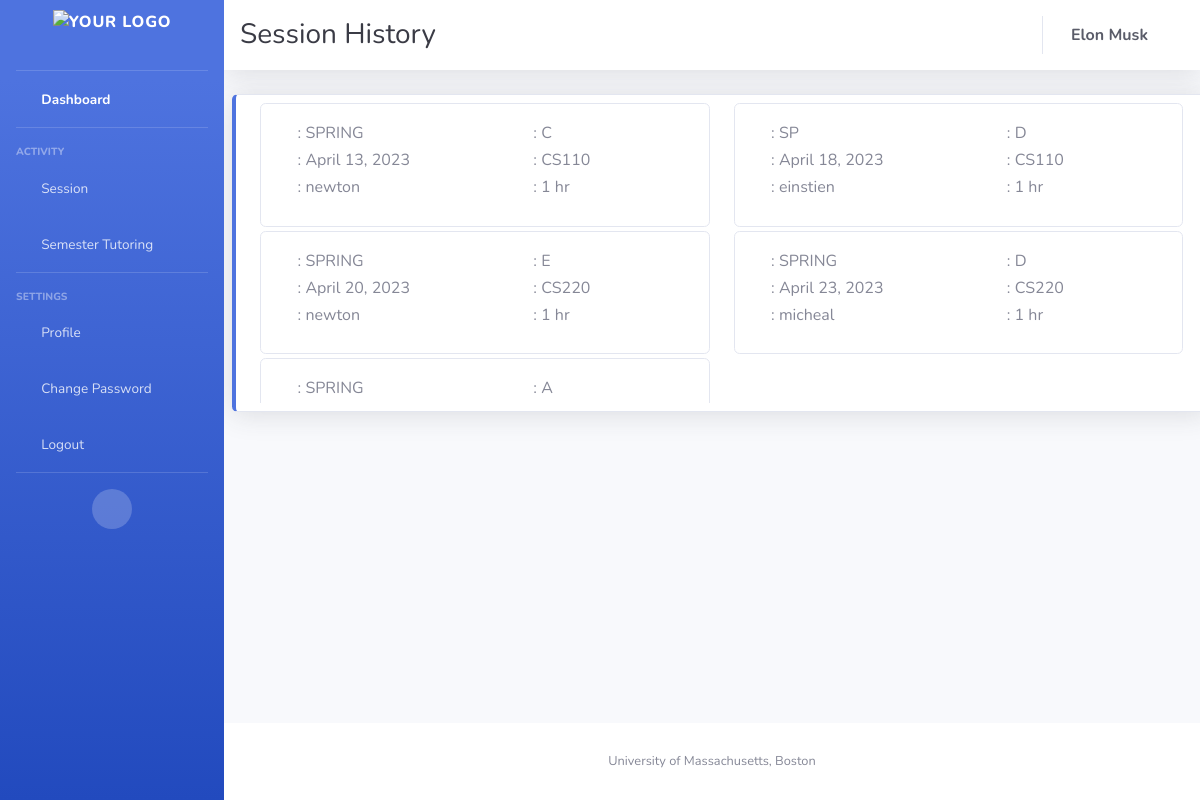
The page /session-hsitory/ (signed in) on the database its author committed.
### appusers/models.py (models this page shows, shortened)
class Availability(models.Model):
    tutor = models.ForeignKey(Tutor, on_delete=models.CASCADE, null=True, blank=True, related_name='availabilities')
    date = models.DateField()
    timeblock = models.CharField(max_length=1, choices=TIMEBLOCK_CHOICES)
    booked_by = models.ForeignKey(Student, on_delete=models.SET_NULL, null=True, blank=True,
                                  related_name='booked_slots')
    course = models.ForeignKey(Course, on_delete=models.CASCADE)
    status = models.CharField(max_length=1, choices=STATUS_CHOICES)
    semester = models.CharField(max_length=25, null=True)

class Tutor(models.Model):
    user = models.OneToOneField(User, on_delete=models.CASCADE)
    courses = models.ManyToManyField(Course, related_name='tutors')
    profile_picture = models.URLField(default='static/images/favicons/Blue_logo.png')
    def __str__(self):
        return self.user.username

class Course(models.Model):
    c_name = models.CharField(max_length=100)
    c_code = models.CharField(max_length=50, unique=True, null=False)
    def __str__(self):
        return self.c_name

### appusers/views.py (the view)
# urls.py: path('session-hsitory/', session_history, name='session_history'),
@login_required
def session_history(request):
    current_user = request.user
    today = date.today()
    slots = Availability.objects.all().order_by('date')
    try:
        student = current_user.student
        student_session_history = Availability.objects.filter(booked_by=student, date__lt=today).order_by('date')
    except Student.DoesNotExist:
        student_session_history = []
    try:
        tutor = current_user.tutor
        tutor_session_history = Availability.objects.filter(tutor=tutor, date__lt=today).order_by('date')
    except Tutor.DoesNotExist:
        tutor_session_history = []
    return render(request, 'session_history.html',
                  {'slots': slots, 'today': today,
                   'student_session_history': student_session_history,
                   'tutor_session_history': tutor_session_history,
                  })

### templates/session_history.html (shortened to what this page needs)
{% extends "base.html" %}
{% block top_heading %}
    <h1 class="h3 mb-0 text-gray-900">Session History</h1>
{% endblock %}
{% block content %}
    {% if user.is_authenticated %}
        {% if request.user.student %}
            <div class="container-fluid card border-left-primary shadow py-2 mr-5 ml-2 mt-3">
            <div id="card-container" class="row row-cols-1 row-cols-md-2 overflow-auto" style="max-height: 300px;">
                {% for session in student_session_history %}
                    <div class="col mb-1">
                        <div class="card">
                            <div class="row g-0">
                                <div class="col-md-6">
                                    <div class="card-body">
                                        <div class="h6">
                                            <i class="fas fa-archive"></i>
                                            : {{ session.semester }}
                                        </div>
                                        <div class="h6">
                                            <i class="fas fa-calendar"></i>
                                            : {{ session.date }}
                                        </div>
                                        <div class="h6">
                                            <i class="fas fa-user-alt"></i>
                                            : {{ session.tutor }}
                                        </div>
                                    </div>
                                </div>
                                <div class="col-md-6">
                                    <div class="card-body">
                                        <div class="h6">
                                            <i class="fas fa-clock"></i>
                                            : {{ session.timeblock }}
                                        </div>
                                        <div class="h6">
                                            <i class="fas fa-book"></i>
                                            : {{ session.course }}
                                        </div>
                                        <div class="h6">
                                            <i class="fas fa-user-clock"></i>
                                            : 1 hr
                                        </div>
                                    </div>
                                </div>
                            </div>
                        </div>
                    </div>
                    {% empty %}
                    <p>No sessions today.</p>
                {% endfor %}
            </div>
        </div>
        {% endif %}
    {% endif %}
{% endblock %}

### templates/base.html (shortened to what this page needs)
{% load static %}
<!DOCTYPE html>
<html lang="en">
<head>
    <link href="{% static 'vendor/fontawesome-free/css/all.min.css' %}" rel="stylesheet" type="text/css">
    <link href="{% static 'css/sb-admin-2.min.css' %}" rel="stylesheet">
</head>
<body id="page-top">
<div id="wrapper">
    <ul class="navbar-nav bg-gradient-primary sidebar sidebar-dark accordion" id="accordionSidebar">
        <a class="sidebar-brand d-flex align-items-center justify-content-center" href="{% url 'home' %}">
            <img src="{% static 'images/favicons/New UMB logo Black w lockup.png' %}" alt="Your Logo" height="50">
        </a>
        <hr class="sidebar-divider my-0">
        <li class="nav-item active">
            <a class="nav-link" href="{% url 'home' %}">
                <i class="fas fa-fw fa-tachometer-alt"></i>
                <span>Dashboard</span></a>
        </li>
        <hr class="sidebar-divider">
        <div class="sidebar-heading">
            Activity
        </div>
        <li class="nav-item">
            <a class="nav-link collapsed" href="#" data-toggle="collapse" data-target="#collapseTwo"
               aria-expanded="true" aria-controls="collapseTwo">
                <i class="fas fa-fw fa-cog"></i>
                <span>Session</span>
            </a>
        </li>
        <li class="nav-item">
            <a class="nav-link collapsed" href="#" data-toggle="collapse" data-target="#collapseUtilities"
               aria-expanded="true" aria-controls="collapseUtilities">
                <i class="fas fa-fw fa-list"></i>
                <span>Semester Tutoring</span>
            </a>
        </li>
        <hr class="sidebar-divider">
        <div class="sidebar-heading">
            Settings
        </div>
        <li class="nav-item ">
            <a class="nav-link" href="{% url 'profile' %}">
                <i class="fas fa-fw fa-user"></i>
                <span>Profile</span></a>
        </li>
        <li class="nav-item ">
            <a class="nav-link" href="">
                <i class="fas fa-fw fa-cogs"></i>
                <span>Change Password</span></a>
        </li>
        <li class="nav-item ">
            <a class="nav-link" data-toggle="modal" data-target="#logoutModal" href="{% url 'logout' %}">
                <i class="fas fa-fw fa-sign-out-alt"></i>
                <span>Logout</span></a>
        </li>
        <hr class="sidebar-divider d-none d-md-block">
        <div class="text-center d-none d-md-inline">
            <button class="rounded-circle border-0" id="sidebarToggle"></button>
        </div>
    </ul>
    <div id="content-wrapper" class="d-flex flex-column">
        <div id="content">
            <nav class="navbar navbar-expand navbar-light bg-white topbar mb-4 static-top shadow">
                {% block top_heading %}{% endblock %}
                <ul class="navbar-nav ml-auto">
                    <li class="nav-item dropdown no-arrow">
                        <a class="nav-link">
                            <span class="mr-4 font-weight-bold d-none d-lg-inline text-gray-800 ">{{ user.first_name}} {{ user.last_name}}</span>
                        </a>
                    </li>
                </ul>
            </nav>
            {% block content %}{% endblock %}
        </div>
        <footer class="sticky-footer bg-white">
            <div class="container my-auto">
                <div class="copyright text-center my-auto">
                    <span>University of Massachusetts, Boston</span>
                </div>
            </div>
        </footer>
    </div>
</div>
</body>
</html>

### rows shown on the page
Availability: semester "SPRING", date "April 13, 2023", tutor "newton", timeblock "C", course "CS110"
Availability: semester "SP", date "April 18, 2023", tutor "einstien", timeblock "D", course "CS110"
Availability: semester "SPRING", date "April 20, 2023", tutor "newton", timeblock "E", course "CS220"
Availability: semester "SPRING", date "April 23, 2023", tutor "micheal", timeblock "D", course "CS220"
Availability: semester "SPRING", timeblock "A"

### other values the page prints
{{ user.first_name }} "Elon"
{{ user.last_name }} "Musk"
